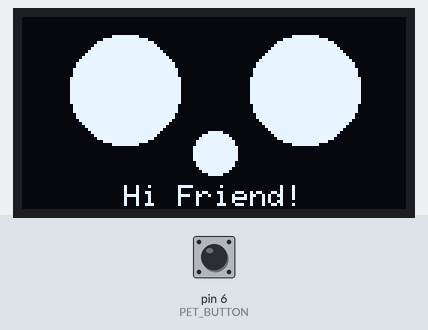
Simulated run of this sketch. Board: Arduino Uno, built with avr-gcc and run on an emulated ATmega328P. Shown: 128×64 one-colour display. The inputs (shaded band) are chosen by the test bench; at power-on: pin 6 (PET_BUTTON) HIGH. Random numbers use the default seed unless the sketch sets one.

Above: at 1.2 s.
1.3 s: pin 6 (PET_BUTTON) pulled LOW for 0.15 s
At 1.5 s:
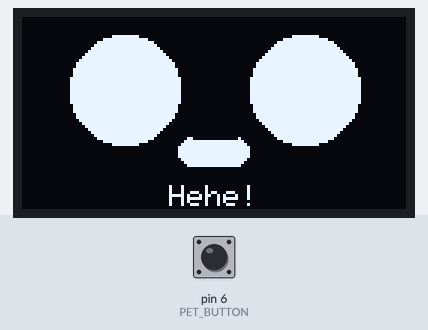
2.0 s: pin 6 (PET_BUTTON) pulled LOW for 1 s
At 2.7 s:
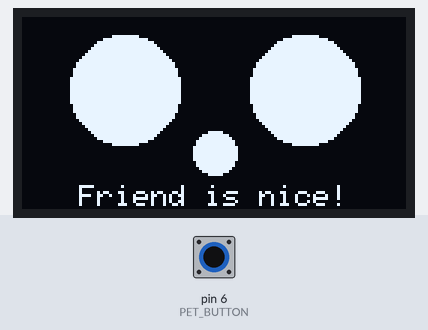
3.6 s: pin 6 (PET_BUTTON) pulled LOW for 0.15 s
At 3.89 s:
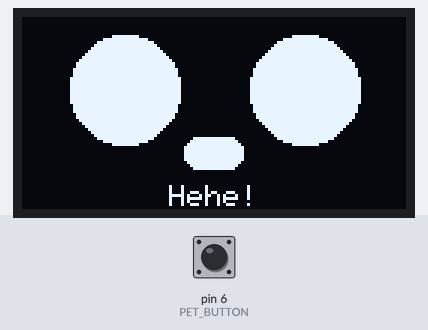
4.3 s: pin 6 (PET_BUTTON) pulled LOW for 3.2 s
At 5.13 s:
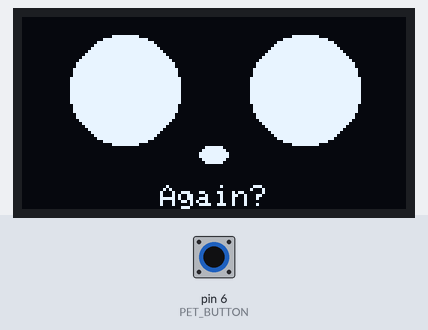
8.1 s: pin 6 (PET_BUTTON) pulled LOW for 0.15 s
At 8.35 s:
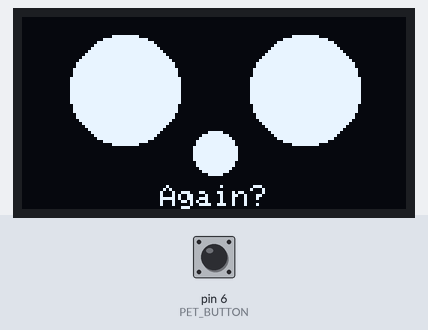
8.8 s: pin 6 (PET_BUTTON) pulled LOW for 1 s
At 10.13 s:
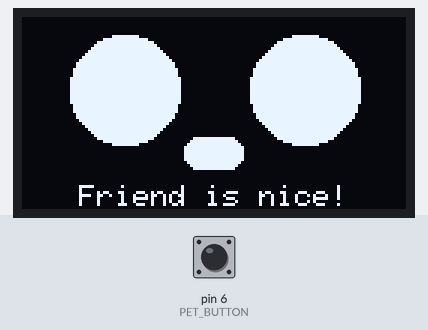

The sketch:

DeskBuddyGit.ino
```cpp
#include <Wire.h>
#include <Adafruit_GFX.h>
#include <Adafruit_SSD1306.h>
#include <avr/pgmspace.h>

// =====================================================
// OLED
// =====================================================

#define SCREEN_WIDTH 128
#define SCREEN_HEIGHT 64
#define OLED_RESET -1
#define OLED_ADDRESS 0x3C

Adafruit_SSD1306 display(
  SCREEN_WIDTH,
  SCREEN_HEIGHT,
  &Wire,
  OLED_RESET
);

// =====================================================
// PINS
// =====================================================

#define PET_BUTTON 6

// =====================================================
// MOODS
// =====================================================

enum Mood {
  HAPPY,
  BORED,
  SAD,
  SLEEPY,
  EXCITED
};

Mood mood = HAPPY;

// =====================================================
// ACTIVITIES
// =====================================================

enum Activity {
  IDLE,
  CODING,
  SINGING,
  THINKING,
  DANCING
};

Activity activity = IDLE;

// =====================================================
// PHRASES
// =====================================================

// ---------- HAPPY ----------

const char happy0[] PROGMEM = "Hi Friend!";
const char happy1[] PROGMEM = "Hey Friend!";
const char happy2[] PROGMEM = "Nice to see you!";
const char happy3[] PROGMEM = "I'm doing great!";
const char happy4[] PROGMEM = "Friend, look!";
const char happy5[] PROGMEM = "Hehe!";
const char happy6[] PROGMEM = "I like it here.";
const char happy7[] PROGMEM = "Thanks, Friend!";
const char happy8[] PROGMEM = "I'm happy!";
const char happy9[] PROGMEM = "This is fun!";

// ---------- BORED ----------

const char bored0[] PROGMEM = "I'm bored...";
const char bored1[] PROGMEM = "Friend?";
const char bored2[] PROGMEM = "Anything happening?";
const char bored3[] PROGMEM = "Hmm...";
const char bored4[] PROGMEM = "So quiet...";
const char bored5[] PROGMEM = "Entertain me!";
const char bored6[] PROGMEM = "I'm waiting...";
const char bored7[] PROGMEM = "What now?";
const char bored8[] PROGMEM = "I'm still here.";
const char bored9[] PROGMEM = "Booooored.";

// ---------- SAD ----------

const char sad0[] PROGMEM = "I'm sad...";
const char sad1[] PROGMEM = "Friend...";
const char sad2[] PROGMEM = "I feel lonely.";
const char sad3[] PROGMEM = "Could you stay?";
const char sad4[] PROGMEM = "Today feels grey.";
const char sad5[] PROGMEM = "I'm not happy.";
const char sad6[] PROGMEM = "Friend, I'm sad.";
const char sad7[] PROGMEM = "...";
const char sad8[] PROGMEM = "I need a Friend.";
const char sad9[] PROGMEM = "Maybe tomorrow.";

// ---------- SLEEPY ----------

const char sleepy0[] PROGMEM = "So sleepy...";
const char sleepy1[] PROGMEM = "zzz...";
const char sleepy2[] PROGMEM = "I need a nap.";
const char sleepy3[] PROGMEM = "Good night, Friend.";
const char sleepy4[] PROGMEM = "Five more minutes...";
const char sleepy5[] PROGMEM = "zzzzzz...";
const char sleepy6[] PROGMEM = "My eyes are heavy.";
const char sleepy7[] PROGMEM = "Sleep time.";
const char sleepy8[] PROGMEM = "Wake me later.";
const char sleepy9[] PROGMEM = "Friend... zzz...";

// ---------- EXCITED ----------

const char excited0[] PROGMEM = "WHOA!";
const char excited1[] PROGMEM = "Friend!!!";
const char excited2[] PROGMEM = "WOW!";
const char excited3[] PROGMEM = "YES!";
const char excited4[] PROGMEM = "That was cool!";
const char excited5[] PROGMEM = "I'm excited!";
const char excited6[] PROGMEM = "Look at this!";
const char excited7[] PROGMEM = "WHOOO!";
const char excited8[] PROGMEM = "Amazing!";
const char excited9[] PROGMEM = "WOW Friend!";

// ---------- PET ----------

const char pet0[] PROGMEM = "Thank you, Friend!";
const char pet1[] PROGMEM = "That feels nice.";
const char pet2[] PROGMEM = "Hehe!";
const char pet3[] PROGMEM = "Again?";
const char pet4[] PROGMEM = "I like that!";
const char pet5[] PROGMEM = "Yay!";
const char pet6[] PROGMEM = "Happy!";
const char pet7[] PROGMEM = "<3";
const char pet8[] PROGMEM = "Best pet ever!";
const char pet9[] PROGMEM = "Friend is nice!";

// ---------- CODING ----------

const char coding0[] PROGMEM = "I'm coding...";
const char coding1[] PROGMEM = "Fixing bugs.";
const char coding2[] PROGMEM = "Almost done!";
const char coding3[] PROGMEM = "Why won't it compile?";
const char coding4[] PROGMEM = "Hello, Arduino.";
const char coding5[] PROGMEM = "010101...";
const char coding6[] PROGMEM = "Making something!";
const char coding7[] PROGMEM = "Friend, check this!";
const char coding8[] PROGMEM = "One more bug.";
const char coding9[] PROGMEM = "It works!!!";

// ---------- SINGING ----------

const char singing0[] PROGMEM = "La la la!";
const char singing1[] PROGMEM = "Do re mi...";
const char singing2[] PROGMEM = "I'm singing!";
const char singing3[] PROGMEM = "Laaaa!";
const char singing4[] PROGMEM = "Friend, listen!";
const char singing5[] PROGMEM = "* * *";
const char singing6[] PROGMEM = "Tra la la!";
const char singing7[] PROGMEM = "What a song!";
const char singing8[] PROGMEM = "Doo doo doo!";
const char singing9[] PROGMEM = "Encore!";

// ---------- THINKING ----------

const char thinking0[] PROGMEM = "Hmm...";
const char thinking1[] PROGMEM = "Let me think.";
const char thinking2[] PROGMEM = "Interesting...";
const char thinking3[] PROGMEM = "I have an idea.";
const char thinking4[] PROGMEM = "Wait...";
const char thinking5[] PROGMEM = "Thinking...";
const char thinking6[] PROGMEM = "Brain loading...";
const char thinking7[] PROGMEM = "Aha!";
const char thinking8[] PROGMEM = "I wonder...";
const char thinking9[] PROGMEM = "Friend, question...";

// ---------- DANCING ----------

const char dance0[] PROGMEM = "DANCE TIME!";
const char dance1[] PROGMEM = "Boogie!";
const char dance2[] PROGMEM = "Look at me!";
const char dance3[] PROGMEM = "WOOOO!";
const char dance4[] PROGMEM = "Dancing!";
const char dance5[] PROGMEM = "Shake shake!";
const char dance6[] PROGMEM = "Friend!!!";
const char dance7[] PROGMEM = "DANCE!";
const char dance8[] PROGMEM = "Can't stop!";
const char dance9[] PROGMEM = "Hehehe!";

// =====================================================
// PHRASE TABLES
// =====================================================

const char* const happyPhrases[] PROGMEM = {
  happy0, happy1, happy2, happy3, happy4,
  happy5, happy6, happy7, happy8, happy9
};

const char* const boredPhrases[] PROGMEM = {
  bored0, bored1, bored2, bored3, bored4,
  bored5, bored6, bored7, bored8, bored9
};

const char* const sadPhrases[] PROGMEM = {
  sad0, sad1, sad2, sad3, sad4,
  sad5, sad6, sad7, sad8, sad9
};

const char* const sleepyPhrases[] PROGMEM = {
  sleepy0, sleepy1, sleepy2, sleepy3, sleepy4,
  sleepy5, sleepy6, sleepy7, sleepy8, sleepy9
};

const char* const excitedPhrases[] PROGMEM = {
  excited0, excited1, excited2, excited3, excited4,
  excited5, excited6, excited7, excited8, excited9
};

const char* const petPhrases[] PROGMEM = {
  pet0, pet1, pet2, pet3, pet4,
  pet5, pet6, pet7, pet8, pet9
};

const char* const codingPhrases[] PROGMEM = {
  coding0, coding1, coding2, coding3, coding4,
  coding5, coding6, coding7, coding8, coding9
};

const char* const singingPhrases[] PROGMEM = {
  singing0, singing1, singing2, singing3, singing4,
  singing5, singing6, singing7, singing8, singing9
};

const char* const thinkingPhrases[] PROGMEM = {
  thinking0, thinking1, thinking2, thinking3, thinking4,
  thinking5, thinking6, thinking7, thinking8, thinking9
};

const char* const dancePhrases[] PROGMEM = {
  dance0, dance1, dance2, dance3, dance4,
  dance5, dance6, dance7, dance8, dance9
};

// =====================================================
// STATE
// =====================================================

uint8_t happiness = 75;
uint8_t energy = 100;
uint8_t boredom = 0;

bool sleeping = false;

bool lastButton = HIGH;
bool buttonStable = HIGH;

unsigned long lastButtonChange = 0;

bool blinking = false;

uint8_t mouthFrame = 0;

unsigned long nextBlink = 0;
unsigned long nextMouth = 0;
unsigned long activityUntil = 0;
unsigned long messageUntil = 0;
unsigned long lastSimulation = 0;

char currentMessage[25];

// =====================================================
// PHRASE HELPER
// =====================================================

void copyPhrase(
  const char* const table[],
  uint8_t index
) {
  const char* ptr =
    (const char*)pgm_read_ptr(&table[index]);

  strcpy_P(currentMessage, ptr);

  messageUntil =
    millis() + random(1800L, 4000L);
}

// =====================================================
// NORMAL PHRASE
// =====================================================

void showPhrase() {

  uint8_t index = random(10);

  switch (mood) {

    case HAPPY:
      copyPhrase(happyPhrases, index);
      break;

    case BORED:
      copyPhrase(boredPhrases, index);
      break;

    case SAD:
      copyPhrase(sadPhrases, index);
      break;

    case SLEEPY:
      copyPhrase(sleepyPhrases, index);
      break;

    case EXCITED:
      copyPhrase(excitedPhrases, index);
      break;
  }
}

// =====================================================
// PET
// =====================================================

void petBuddy() {

  happiness = min((uint8_t)100, (uint8_t)(happiness + 20));

  if (boredom > 30)
    boredom -= 30;
  else
    boredom = 0;

  energy = min((uint8_t)100, (uint8_t)(energy + 5));

  sleeping = false;
  mood = HAPPY;
  activity = IDLE;

  copyPhrase(
    petPhrases,
    random(10)
  );

  activityUntil =
    millis() + 2500UL;
}

// =====================================================
// BUTTON
// =====================================================

void updateButton() {

  bool reading = digitalRead(PET_BUTTON);

  // Detect a change in the physical button
  if (reading != lastButton) {
    lastButtonChange = millis();
    lastButton = reading;
  }

  // Wait 30 ms for the button to settle
  if (millis() - lastButtonChange > 30) {

    if (reading != buttonStable) {

      buttonStable = reading;

      // Button pressed
      if (buttonStable == LOW) {
        petBuddy();
      }
    }
  }
}

// =====================================================
// MOOD
// =====================================================

void updateMood() {

  if (sleeping) {
    mood = SLEEPY;
    return;
  }

  if (energy < 15) {
    mood = SLEEPY;
    return;
  }

  if (happiness < 25) {
    mood = SAD;
    return;
  }

  if (boredom > 75) {
    mood = BORED;
    return;
  }

  if (happiness > 85 && energy > 70) {
    mood = EXCITED;
    return;
  }

  mood = HAPPY;
}

// =====================================================
// START RANDOM ACTIVITY
// =====================================================

void startActivity() {

  if (sleeping)
    return;

  uint8_t choice = random(100);

  if (choice < 20) {

    activity = CODING;

    copyPhrase(
      codingPhrases,
      random(10)
    );
  }

  else if (choice < 35) {

    activity = SINGING;

    copyPhrase(
      singingPhrases,
      random(10)
    );
  }

  else if (choice < 50) {

    activity = THINKING;

    copyPhrase(
      thinkingPhrases,
      random(10)
    );
  }

  else if (choice < 65) {

    activity = DANCING;

    copyPhrase(
      dancePhrases,
      random(10)
    );
  }

  else {

    activity = IDLE;

    showPhrase();
  }

  activityUntil =
    millis() + random(4000L, 8000L);

  boredom = 0;
}

// =====================================================
// SIMULATION
// =====================================================

void updateBuddy() {

  unsigned long now = millis();

  if (now - lastSimulation < 1000UL)
    return;

  lastSimulation = now;

  // ---------------------------------------------------
  // ENERGY
  // ---------------------------------------------------

  if (energy > 0)
    energy--;

  // ---------------------------------------------------
  // BOREDOM
  // ---------------------------------------------------

  if (boredom < 100)
    boredom++;

  // ---------------------------------------------------
  // HAPPINESS
  // ---------------------------------------------------

  if (random(100) < 15) {

    if (happiness > 0)
      happiness--;
  }

  // ---------------------------------------------------
  // RANDOM LITTLE MOOD CHANGE
  // ---------------------------------------------------

  if (!sleeping && random(100) < 3) {

    if (happiness > 15)
      happiness -= 10;
  }

  // ---------------------------------------------------
  // GO TO SLEEP
  // ---------------------------------------------------

  if (energy < 8) {

    sleeping = true;
    activity = IDLE;
  }

  // ---------------------------------------------------
  // WAKE UP
  // ---------------------------------------------------

  if (sleeping && random(100) < 8) {

    sleeping = false;

    energy = 85;
    boredom = 10;
    happiness = 70;

    mood = HAPPY;

    showPhrase();
  }

  updateMood();

  // ---------------------------------------------------
  // START NEW ACTIVITY
  // ---------------------------------------------------

  if (!sleeping &&
      (long)(now - activityUntil) >= 0) {

    startActivity();
  }
}

// =====================================================
// BLINKING
// =====================================================

void updateBlink() {

  unsigned long now = millis();

  if (!blinking &&
      (long)(now - nextBlink) >= 0) {

    blinking = true;

    nextBlink =
      now + 140UL;
  }

  else if (blinking &&
           (long)(now - nextBlink) >= 0) {

    blinking = false;

    nextBlink =
      now + random(2500L, 6000L);
  }
}

// =====================================================
// MOUTH ANIMATION
// =====================================================

void updateMouth() {

  unsigned long now = millis();

  if ((long)(now - nextMouth) < 0)
    return;

  nextMouth =
    now + random(100L, 190L);

  if ((long)(now - messageUntil) < 0) {

    mouthFrame++;

    if (mouthFrame >= 4)
      mouthFrame = 0;

  } else {

    mouthFrame = 0;
  }
}

// =====================================================
// EYES
// =====================================================

void drawEyes() {

  const int16_t leftX = 34;
  const int16_t rightX = 94;
  const int16_t y = 24;

  // ---------------------------------------------------
  // SLEEPING
  // ---------------------------------------------------

  if (sleeping) {

    display.drawLine(
      leftX - 14,
      y,
      leftX + 14,
      y,
      SSD1306_WHITE
    );

    display.drawLine(
      rightX - 14,
      y,
      rightX + 14,
      y,
      SSD1306_WHITE
    );

    return;
  }

  // ---------------------------------------------------
  // BLINKING
  // ---------------------------------------------------

  if (blinking) {

    display.drawLine(
      leftX - 15,
      y,
      leftX + 15,
      y,
      SSD1306_WHITE
    );

    display.drawLine(
      rightX - 15,
      y,
      rightX + 15,
      y,
      SSD1306_WHITE
    );

    return;
  }

  // ---------------------------------------------------
  // HUGE WHITE EYES
  // ---------------------------------------------------

  display.fillCircle(
    leftX,
    y,
    18,
    SSD1306_WHITE
  );

  display.fillCircle(
    rightX,
    y,
    18,
    SSD1306_WHITE
  );
}

// =====================================================
// MOUTH
// =====================================================

void drawMouth() {

  uint8_t frame = mouthFrame % 4;

  // FRAME 0
  if (frame == 0) {

    display.fillRoundRect(
      59,
      43,
      10,
      6,
      3,
      SSD1306_WHITE
    );
  }

  // FRAME 1
  else if (frame == 1) {

    display.fillRoundRect(
      54,
      40,
      20,
      11,
      5,
      SSD1306_WHITE
    );
  }

  // FRAME 2
  else if (frame == 2) {

    display.fillCircle(
      64,
      45,
      7,
      SSD1306_WHITE
    );
  }

  // FRAME 3
  else {

    display.fillRoundRect(
      52,
      40,
      24,
      10,
      5,
      SSD1306_WHITE
    );

    display.drawLine(
      57,
      40,
      71,
      40,
      SSD1306_BLACK
    );
  }
}

// =====================================================
// ACTIVITY ICONS
// =====================================================

void drawActivity() {

  if (activity == CODING) {

    display.drawRect(
      3,
      2,
      23,
      13,
      SSD1306_WHITE
    );

    display.drawLine(
      2,
      17,
      27,
      17,
      SSD1306_WHITE
    );

    display.drawLine(
      7,
      6,
      17,
      6,
      SSD1306_WHITE
    );

    display.drawLine(
      7,
      10,
      20,
      10,
      SSD1306_WHITE
    );
  }

  else if (activity == SINGING) {

    display.setCursor(4, 3);
    display.print(F("*"));

    display.setCursor(113, 4);
    display.print(F("*"));
  }

  else if (activity == THINKING) {

    display.drawCircle(
      111,
      8,
      3,
      SSD1306_WHITE
    );

    display.drawCircle(
      120,
      3,
      2,
      SSD1306_WHITE
    );
  }

  else if (activity == DANCING) {

    display.fillCircle(
      7,
      9,
      2,
      SSD1306_WHITE
    );

    display.fillCircle(
      120,
      11,
      2,
      SSD1306_WHITE
    );
  }
}

// =====================================================
// MESSAGE
// =====================================================

void drawMessage() {

  if ((long)(millis() - messageUntil) >= 0)
    return;

  int16_t width =
    strlen(currentMessage) * 6;

  int16_t x =
    (SCREEN_WIDTH - width) / 2;

  if (x < 0)
    x = 0;

  display.setCursor(
    x,
    56
  );

  display.print(currentMessage);
}

// =====================================================
// DRAW EVERYTHING
// =====================================================

void drawBuddy() {

  display.clearDisplay();

  display.setTextSize(1);
  display.setTextColor(SSD1306_WHITE);

  drawActivity();

  drawEyes();

  // ---------------------------------------------------
  // MOUTH
  // ---------------------------------------------------

  if ((long)(millis() - messageUntil) < 0) {

    drawMouth();

  } else {

    // Closed smile
    display.drawLine(
      57,
      44,
      64,
      48,
      SSD1306_WHITE
    );

    display.drawLine(
      64,
      48,
      71,
      44,
      SSD1306_WHITE
    );
  }

  drawMessage();

  display.display();
}

// =====================================================
// SETUP
// =====================================================

void setup() {

  // ---------------------------------------------------
  // BUTTON
  // ---------------------------------------------------

  pinMode(
    PET_BUTTON,
    INPUT_PULLUP
  );

  // ---------------------------------------------------
  // RANDOM SEED
  // ---------------------------------------------------

  randomSeed(
    analogRead(A0)
  );

  // ---------------------------------------------------
  // OLED
  // ---------------------------------------------------

  if (!display.begin(
        SSD1306_SWITCHCAPVCC,
        OLED_ADDRESS)) {

    // OLED failed
    while (true) {
      // Stop here
    }
  }

  // ---------------------------------------------------
  // INITIAL MESSAGE
  // ---------------------------------------------------

  strcpy_P(
    currentMessage,
    PSTR("Hi Friend!")
  );

  messageUntil =
    millis() + 3000UL;

  // ---------------------------------------------------
  // TIMERS
  // ---------------------------------------------------

  nextBlink =
    millis() + 3000UL;

  nextMouth =
    millis() + 100UL;

  activityUntil =
    millis() + 4000UL;

  lastSimulation =
    millis();

  // ---------------------------------------------------
  // INITIAL DISPLAY
  // ---------------------------------------------------

  display.clearDisplay();
  display.display();
}

// =====================================================
// LOOP
// =====================================================

void loop() {

  updateButton();

  updateBlink();

  updateMouth();

  updateBuddy();

  drawBuddy();

  delay(25);
}
```
